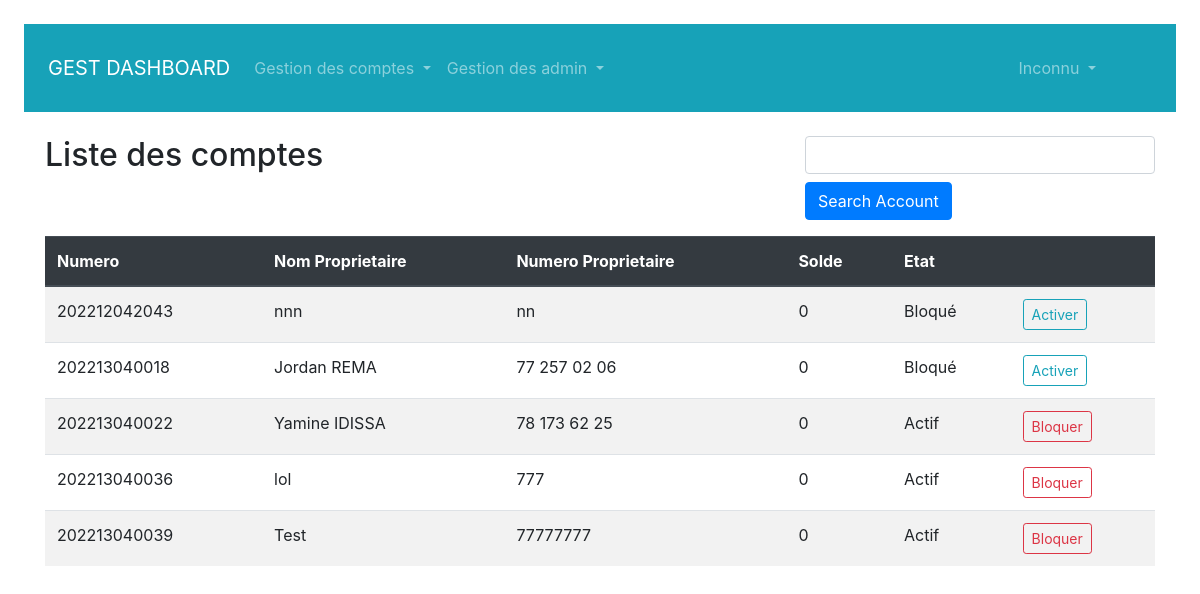
Before: /admin/account/list with the older database file.
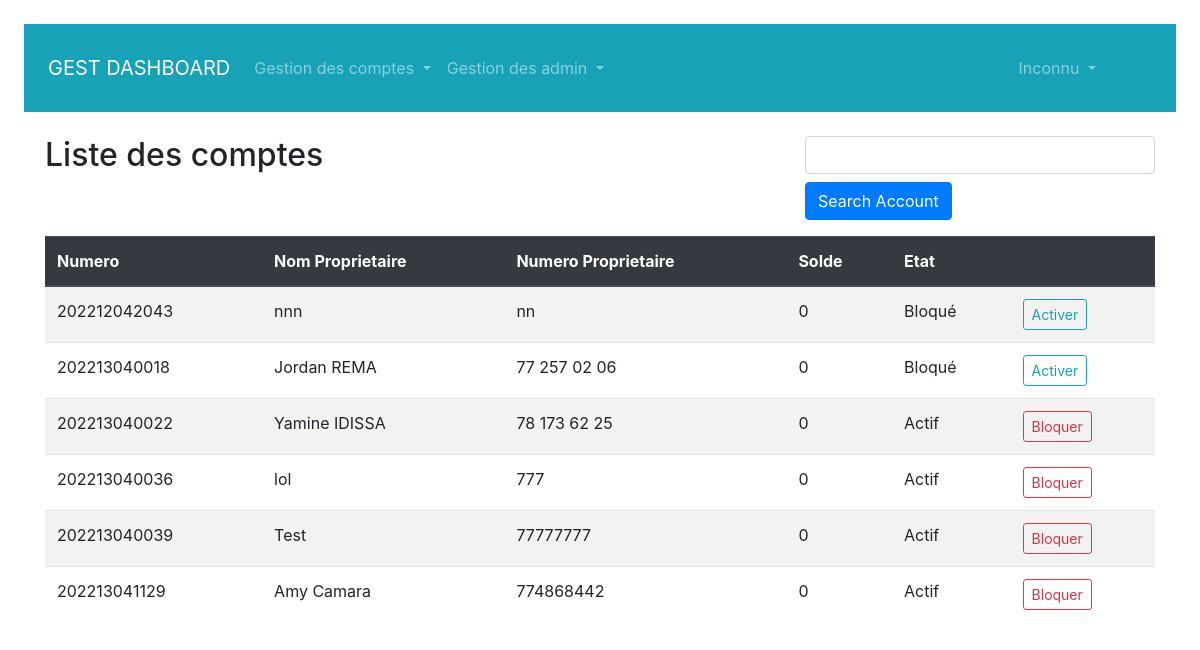
After: the same page with the newer database file.
### models/compte.py (models this page shows, shortened)
class Compte(db.Model):
    __tablename__ = "account"
    id = db.Column(db.Integer, primary_key = True)
    nom_client = db.Column(db.String(50), nullable = False)
    numero_compte = db.Column(db.String(50), nullable = False)
    numero_telephone = db.Column(db.String(20), nullable = False)
    solde = db.Column(db.Integer, nullable = False)
    code = db.Column(db.String(300), nullable = False)
    etat = db.Column(db.String(10), nullable = False)

### routes/route_admin.py (the view)
@dash.route("/admin/account/list", methods = ["POST","GET"], defaults = {"num":None})
@dash.route("/admin/account/search/<int:num>", methods = ["GET","POST"])
def account_list(num):
    form = SearchAccount()
    data = listAccount()
    if form.validate_on_submit():
        num = form.num.data
        data = searchAccount(num)
        flash(num)
        return render_template("./admin/account.list.html",accounts =  data, form = form )
    return render_template("./admin/account.list.html", accounts = data, form = form)

### myforms/forms.py
class SearchAccount(FlaskForm):
    num = StringField( validators=[DataRequired()])
    submit = SubmitField("Search Account")

### controllers/admin_controller.py (called while the page is built)
def listAccount():
    return Compte.query.all()

### templates/admin/account.list.html (shortened to what this page needs)
{% extends './admin/base.html' %}
{% block content %}
<div class = "jumotron">
    <div class = "row">
        <div class = "col-8">
            <h2 class="fw-bold mb-4">Liste des comptes</h2>
        </div>
        <div class = "col-4">
            <form method="post">
                <div class="form-group ">
                {{ form.num (class = "form-control ") }}
                {{ form.submit (class = "btn btn-primary mt-2") }}
                 </div>
            </form>
        </div>
    </div>
        <table class="table table-striped">
            <thead class = "thead-dark">
                <tr>
                    <th>Numero</th>
                    <th>Nom Proprietaire</th>
                    <th>Numero Proprietaire</th>
                    <th>Solde</th>
                    <th>Etat</th>
                    <th></th>
                </tr>
            </thead>
            <tbody>
                {% for account in accounts %}
                <tr>
                    <td scope="row">{{account.numero_compte}} </td>
                    <td>{{account.nom_client}}</td>
                    <td>{{account.numero_telephone}}</td>
                    <td>{{account.solde}}</td>
                    <td>{{"Actif" if account.etat == "1" else "Bloqué"}}</td>
                    <td class = "">
                        {% if account.etat == "1" %}
                        <a class="btn btn-sm btn-outline-danger" href="{{ url_for('dash.account_update', id = account.id) }}">Bloquer</a>
                        {% else %}
                        <a class="btn btn-sm btn-outline-info" href="{{ url_for('dash.account_update', id = account.id) }}">Activer</a>
                        {% endif %}
                    </td>
                </tr>
                {% endfor %}
            </tbody>
        </table>
</div>
{% endblock content %}

### templates/admin/base.html (shortened to what this page needs)
<!doctype html>
<html lang="en">
  <head>
    <link rel="stylesheet" href="https://cdn.jsdelivr.net/npm/bootstrap-icons@1.3.0/font/bootstrap-icons.css">
    <link rel="stylesheet" href="https://stackpath.bootstrapcdn.com/bootstrap/4.3.1/css/bootstrap.min.css">
  </head>
  <body>
    <nav class="navbar navbar-expand-lg navbar-dark bg-info m-4 p-4">
        <a class="navbar-brand" href="#">GEST DASHBOARD</a>
        <div class="collapse navbar-collapse" id="navbarNavDropdown">
          <ul class="navbar-nav">
            <li class="nav-item dropdown">
                <a class="nav-link dropdown-toggle" href="#" id="navbarDropdownMenuLink" data-toggle="dropdown" aria-haspopup="true" aria-expanded="false">
                    Gestion des comptes
                 </a>
            </li>
            <li class="nav-item dropdown">
                <a class="nav-link dropdown-toggle" href="#" id="navbarDropdownMenuLink" data-toggle="dropdown" aria-haspopup="true" aria-expanded="false">
                    Gestion des admin
                 </a>
            </li>
          </ul>
        </div>
        <ul class = "navbar-nav mr-5">
            <li class="nav-item dropdown">
                <a class="nav-link dropdown-toggle" href="#" id="navbarDropdownMenuLink" data-toggle="dropdown" aria-haspopup="true" aria-expanded="false">
                   Inconnu
                </a>
              </li>
        </ul>
    </nav>
    <div class = "container">
    {% block content %}{% endblock content %}
    </div>
  </body>
</html>

Changed rows visible on the page:
added Compte: numero_compte "202213041129", nom_client "Amy Camara", numero_telephone "774868442", solde "0", etat "Actif"
